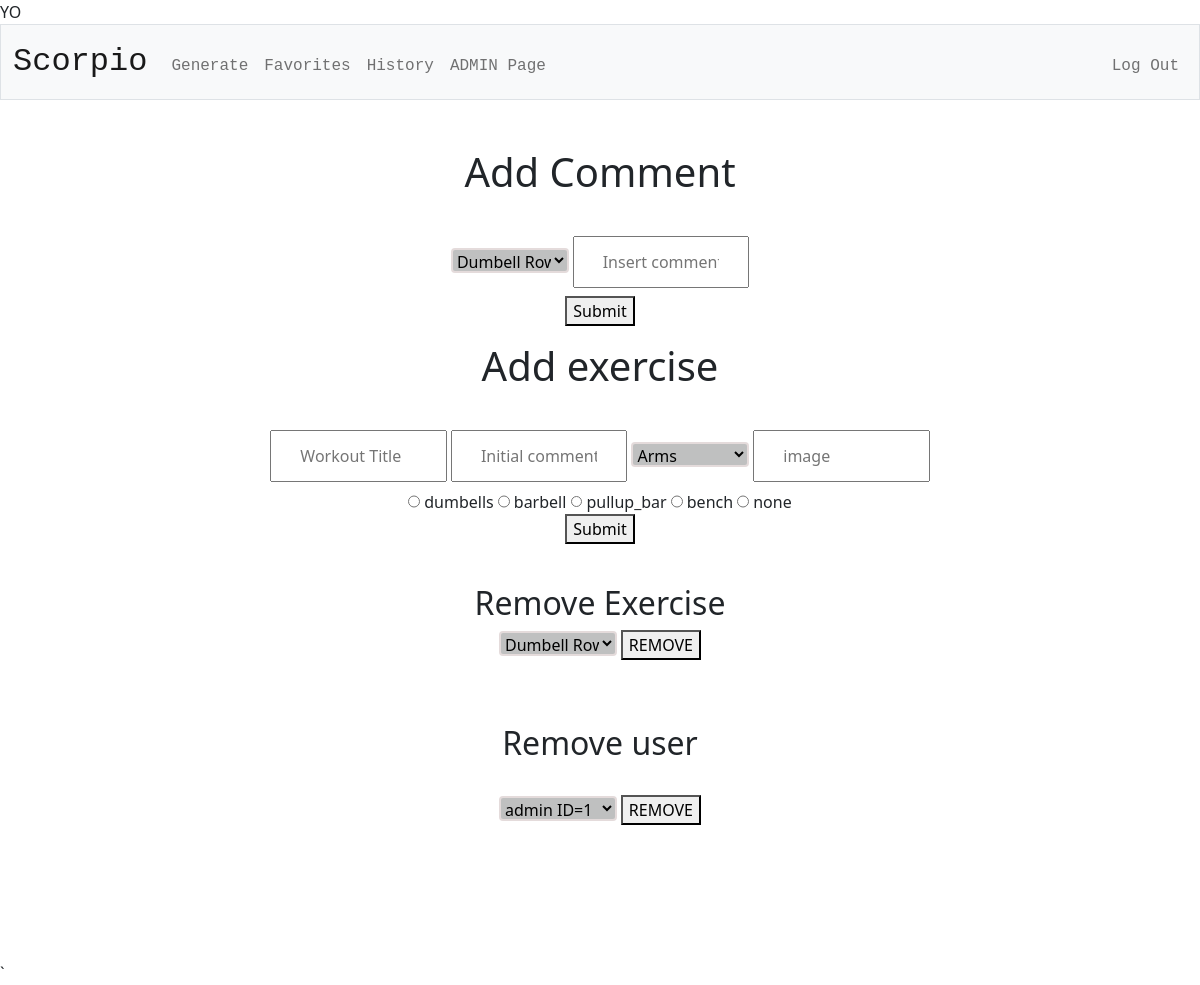
The page /admin (signed in) on the database its author committed.
### tables this page shows
CREATE TABLE equipment (
eq_id INTEGER PRIMARY KEY AUTOINCREMENT NOT NULL,
eq_type TEXT NOT NULL);

### app.py (the view, shortened to what this page needs)
@app.route("/admin", methods=["GET", "POST"])
@login_required
def admin():
    if request.method == "GET":
        if session["user_id"] == 1:
            branches = db.execute("SELECT * FROM branches")
            equipments = db.execute("SELECT * FROM equipment")
            exercises = db.execute("SELECT * FROM exercises")
            users = db.execute("SElect * from users")
            return render_template("admin.html", equipments=equipments,branches=branches,exercises = exercises, users=users )
        else:
            return apology("You must be admin to access this page",420)

### app.py (called while the page is built)
@app.after_request
def after_request(response):
    response.headers["Cache-Control"] = "no-cache, no-store, must-revalidate"
    response.headers["Expires"] = 0
    response.headers["Pragma"] = "no-cache"
    return response

### helpers.py (called while the page is built)
def login_required(f):
    @wraps(f)
    def decorated_function(*args, **kwargs):
        if session.get("user_id") is None:
            return redirect("/login")
        return f(*args, **kwargs)
    return decorated_function

### templates/admin.html (shortened to what this page needs)
YO {% extends "layout.html" %}
{% block main %}
    <h1>Add Comment</h1>
    <br>
    <form action="/admin" method="post">
    <select name="primary" id="primary" >
    {% for exercise in exercises %}
            <option value="{{ exercise.ex_id}}">{{ exercise.ex_name }}</option>
     {% endfor %}
        </select>
    <input type="text" name="secondary" placeholder ="Insert comment">
    <br>
<button type="submit">Submit</button>
</form>
    <h1>Add exercise</h1><br>
    <form action="/admin" method="post">
        <input type="text" name="name" autofocus placeholder="Workout Title">
        <input type="text" name="comment" autofocus placeholder="Initial comment(optional)">
        <select name="branch" >
            {% for branch in branches %}
                    <option value="{{ branch.branch_id }}">{{ branch.branch_name }}</option>
             {% endfor %}
            </select>
            <input type="text" name="image" autofocus placeholder="image ">
            <div>
        {% for equipment in equipments %}
        <input type="radio" id="{{  equipment.eq_id  }}" name="equip" value="{{  equipment.eq_id  }}" >
        <label for="{{  equipment.eq_id  }}">{{  equipment.eq_type  }} </label>
        {% endfor %}
        </div>
        <button type="submit">Submit</button> <br><br>
    </form>
        <h2> Remove Exercise</h2>
<form action="/admin" method="post">
    <select name="remove" id="remove" >
        {% for exercise in exercises %}
                <option value="{{ exercise.ex_id}}">{{ exercise.ex_name }}  ID={{ exercise.ex_id }}</option>
         {% endfor %}
            </select>
            <button type="submit">REMOVE</button><br><br>
    </form>
    <br>
    <h2>Remove user</h2>
    <br>
    <form action="/admin" method="post">
        <select name="remove_user" id="remove_user" >
            {% for user in users %}
                    <option value="{{ user.id}}">{{ user.username }}  ID={{ user.id }}</option>
             {% endfor %}
                </select>
                <button type="submit">REMOVE</button><br><br>
        </form>
{% endblock %}

### static/styles.css (style rules this page uses)
input[type=text] { width: 15%; padding: 12px 28px; margin: 8px 0; box-sizing: border-box; }
select { width: 10%; height: 25px; border: 2px solid rgb(228, 219, 219); border-radius: 4px; background-color: #bfc0c0; }
input[type=radio] { width: 1%; font-size: 20px; padding: 16px 20px; border: 2px solid black; border-radius: 4px; background-color: #c4d9db }

### rows shown on the page
equipment: eq_type "dumbells"
equipment: eq_type "barbell"
equipment: eq_type "pullup_bar"
equipment: eq_type "bench"
equipment: eq_type "none"

### other values the page prints
form field primary "Dumbell Rows"
form field branch "Arms"
form field remove "Dumbell Rows ID=2"
form field remove_user "admin ID=1"
